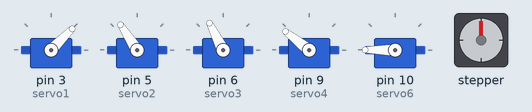
Simulated run of this sketch. Board: Arduino Uno, built with avr-gcc and run on an emulated ATmega328P. Parts: 5 × servo, stepper motor. Stepper angles assume 2048 steps per turn. At 24.5 s the program stops and its outputs stay as they are.

Above: at 0.1 s.
At 6.38 s:
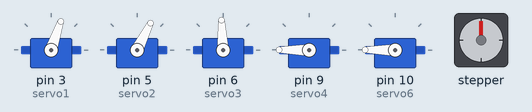
At 9.0 s:
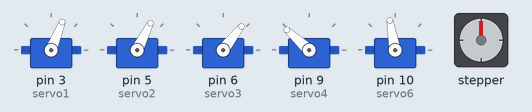
At 12.42 s:
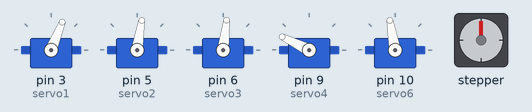
At 16.65 s:
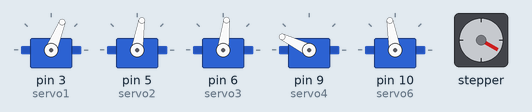
At 24.5 s:
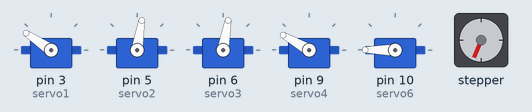
Timing chart, 0 to 26.0 s (numbered marks = the images above):
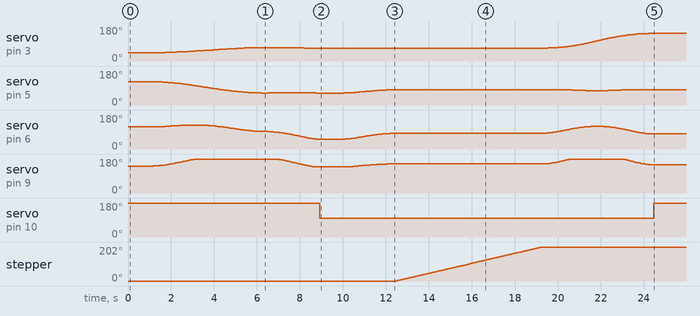

The sketch:

bracorobogrupo2_cinematicainversa_comveloci.ino
```cpp
#include <Servo.h>
#include <Stepper.h>

const int stepsPerRevolution = 2048;
Stepper stepper5(stepsPerRevolution, 4, 8, 7, 11);

Servo servo1;
Servo servo2;
Servo servo3;
Servo servo4;
Servo servo6;

int val1;
int val2;
int val3;
int val4;
int val6;


//stepper constants
int val5; //stepper pot
const int minPotValue = 0;
const int maxPotValue = 1023;
const int minAngle = 0;
const int maxAngle = 360;
const int minPosition = 0;
const int maxPosition = stepsPerRevolution;
int currentPosition = 0;

//cinematica inversa
#define PI 3.1415926535897932384626433832795

// float Xc = -30;
// float Yc = 20;
// float Zc = 10;

float L1 = 25;
float L2 = 20;
float L3 = 10;
float L4 = 15;

float theta1;
float theta2;
float theta3;
float theta4;

float r;
float s;
float A;
float B;

void move_to_point(float Xc, float Yc, float Zc){


  theta1 = atan2(Yc,Xc);
  r = sqrt(Xc*Xc+Yc*Yc);
  s = Zc - L1;
  A = sqrt(s*s+sq(r-L4));

  theta3 = acos((A*A-L2*L2-L3*L3)/(2*L2*L3));
  theta3 = -theta3;

  B = L3*sin(theta3);

  theta2 = atan2(s, r-L4)-asin(B/A);

  theta4 = -(theta2+theta3);

  servo1.write(theta1*180/PI);

  val2 = theta2*180/PI;
  val2 = map(val2, -95, 85, 0, 180);
  servo2.write(val2);

  val3 = theta3*180/PI;
  val3 = map(val3, 15, -165, 0, 180);
  servo3.write(val3);

  val4 = theta4*180/PI;
  val4 = map(val4, -50, 105, 0, 180);
  servo4.write(val4);


}


void moveStepperToAngle(int angle) {
  int targetPosition = map(angle, minAngle, maxAngle, minPosition, maxPosition);
  int stepsToMove = targetPosition - currentPosition;
  stepper5.step(stepsToMove);
  currentPosition = targetPosition;
}

void setup() {

  servo1.attach(3);
  servo2.attach(5);
  servo3.attach(6);
  servo4.attach(9);
  servo6.attach(10);

  stepper5.setSpeed(5);


  Serial.begin(9600);

}

void loop() {
  move_to_point(25, 25, 25);
  servo6.write(180);
  delay(1000);

//moving to 9,27,5
for (int i = 0; i<2000; i++){
  float t = (float)i/1000;
  float x = 25.0 - 12.0*t*t + 4.0*t*t*t;
  float y = 25.0 + 1.5*t*t - 0.5*t*t*t;
  float z = 25.0 - 15.0*t*t + 5.0*t*t*t;
  move_to_point(x, y, z);
  delay(1);
}


//moving to 13,33,5
for (int i = 0; i<1000; i++){
  float t = (float)i/1000;
  float x = 9.0 + 12.0*t*t - 8.0*t*t*t;
  float y = 27.0 + 18.0*t*t - 12.0*t*t*t;
  float z = 5.0;
  move_to_point(x, y, z);
  delay(1);
  // Serial.print("Y: ");
  // Serial.println(x);
}

servo6.write(100);
delay(1000);

//moving to 13,33,10
for (int i = 0; i<1000; i++){
  float t = (float)i/1000;
  float x = 13.0;
  float y = 33.0;
  float z = 5.0 + 15*t*t - 10*t*t*t;
  move_to_point(x, y, z);
  delay(1);
  // Serial.print("Y: ");
  // Serial.println(x);
}

stepper5.step(1150);

//moving to -30,20,10
for (int i = 0; i<2000; i++){
  float t = (float)i/1000;
  float x = 13.0 - 32.25*t*t + 10.75*t*t*t;
  float y = 33.0 - 9.75*t*t + 3.25*t*t*t;
  float z = 10.0;
  move_to_point(x, y, z);
  delay(1);
  // Serial.print("Y: ");
  // Serial.println(x);
}


servo6.write(180);

while(1);


}
```

Measured:
- by itself, servo on pin 3 (servo1): 45° → 46° at 1.7 s, → 47° 0.29 s later, → 48° 0.25 s later, → 49° 0.20 s later, … (107 changes in this stretch)
- by itself, servo on pin 10 (servo6): 180° → 100° at 8.9 s, → 180° 15.5 s later
- by itself, stepper: turns 202° clockwise in 6.8 s
- by itself, servo on pin 5 (servo2): 123° → 122° at 1.4 s, → 121° 0.22 s later, → 120° 0.15 s later, → 119° 0.13 s later, … (94 changes in this stretch)
